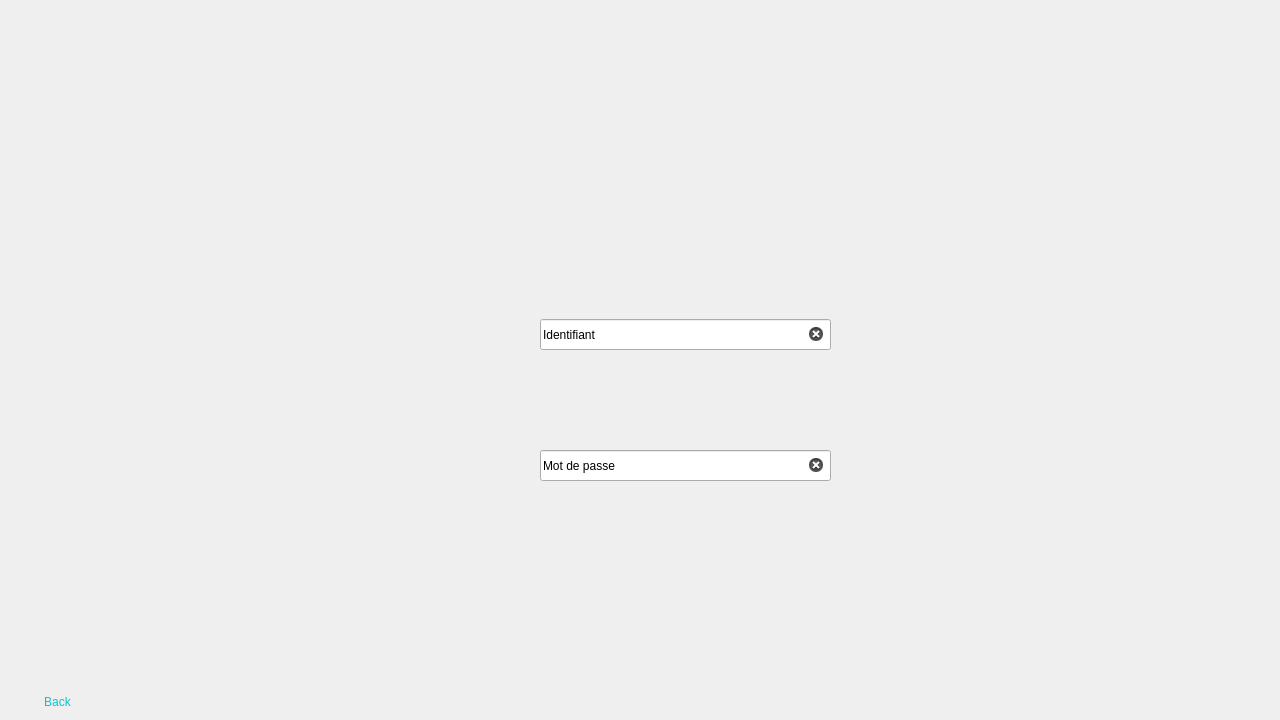
<?xml version="1.0" encoding="UTF-8"?>
<ui version="4.0">
 <class>login</class>
 <widget class="QDialog" name="login">
  <property name="geometry">
   <rect>
    <x>0</x>
    <y>0</y>
    <width>1280</width>
    <height>720</height>
   </rect>
  </property>
  <property name="minimumSize">
   <size>
    <width>1280</width>
    <height>720</height>
   </size>
  </property>
  <property name="maximumSize">
   <size>
    <width>1280</width>
    <height>720</height>
   </size>
  </property>
  <property name="baseSize">
   <size>
    <width>1280</width>
    <height>720</height>
   </size>
  </property>
  <property name="windowTitle">
   <string>MED ++</string>
  </property>
  <widget class="QWidget" name="widget" native="true">
   <property name="geometry">
    <rect>
     <x>0</x>
     <y>0</y>
     <width>1281</width>
     <height>731</height>
    </rect>
   </property>
   <property name="styleSheet">
    <string notr="true">QWidget#widget
{
background-image: url(:/Login.png);
}</string>
   </property>
   <widget class="QLineEdit" name="lineEdit">
    <property name="geometry">
     <rect>
      <x>540</x>
      <y>319</y>
      <width>291</width>
      <height>31</height>
     </rect>
    </property>
    <property name="text">
     <string>Identifiant</string>
    </property>
    <property name="clearButtonEnabled">
     <bool>true</bool>
    </property>
   </widget>
   <widget class="QLineEdit" name="lineEdit_2">
    <property name="geometry">
     <rect>
      <x>540</x>
      <y>450</y>
      <width>291</width>
      <height>31</height>
     </rect>
    </property>
    <property name="text">
     <string>Mot de passe</string>
    </property>
    <property name="clearButtonEnabled">
     <bool>true</bool>
    </property>
   </widget>
   <widget class="QWidget" name="widget_2" native="true">
    <property name="geometry">
     <rect>
      <x>610</x>
      <y>560</y>
      <width>81</width>
      <height>71</height>
     </rect>
    </property>
    <widget class="QPushButton" name="pushButton">
     <property name="geometry">
      <rect>
       <x>0</x>
       <y>2</y>
       <width>81</width>
       <height>71</height>
      </rect>
     </property>
     <property name="styleSheet">
      <string notr="true">QPushButton{
border-style:solid;

background-color:#AARRGGBB ;
color:#fff;
border-radius:7px;
}</string>
     </property>
     <property name="text">
      <string/>
     </property>
    </widget>
   </widget>
   <widget class="QPushButton" name="pushButton_2">
    <property name="geometry">
     <rect>
      <x>20</x>
      <y>690</y>
      <width>75</width>
      <height>23</height>
     </rect>
    </property>
    <property name="styleSheet">
     <string notr="true">QPushButton{
border-style:solid;

background-color:#AARRGGBB ;
color:#0AC3CF;
border-radius:7px;
}</string>
    </property>
    <property name="text">
     <string>Back</string>
    </property>
   </widget>
  </widget>
 </widget>
 <resources/>
 <connections/>
</ui>
